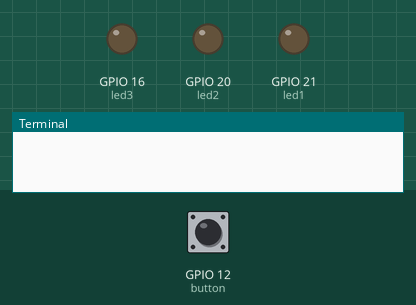
Recording of a program running on a simulated Raspberry Pi (BCM pin numbers). Shown: output pins drawn as LEDs (lit = HIGH), the last lines printed to the terminal. The inputs (shaded band) are chosen by the test bench; at power-on: GPIO 12 (button) HIGH.

Above: at 1.2 s.
1.3 s: GPIO 12 (button) pulled LOW for 0.6 s
At 3.6 s:
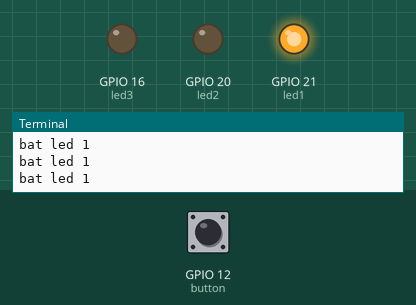
4.0 s: GPIO 12 (button) pulled LOW for 1 s
At 5.6 s:
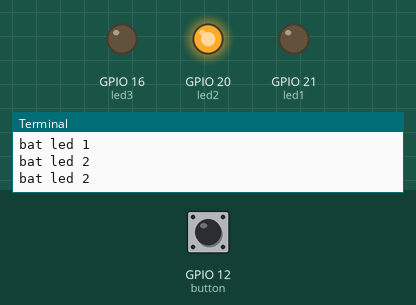
6.5 s: GPIO 12 (button) pulled LOW for 0.6 s
At 8.7 s:
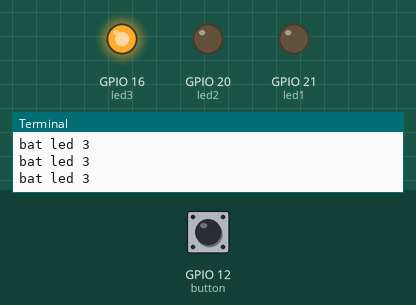
9.0 s: GPIO 12 (button) pulled LOW for 3.2 s
At 10.6 s:
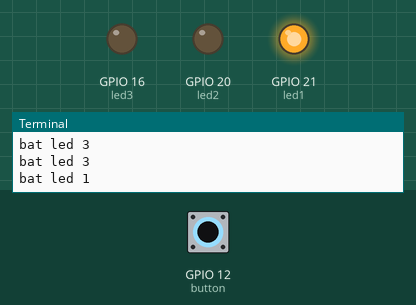
Timing chart, 0 to 14.5 s (numbered marks = the images above; inputs shaded):
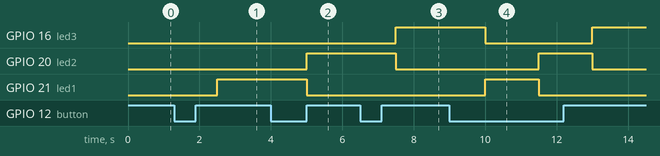

Measured:
- after the input at 1.3 s, GPIO 21 (led1): LOW → HIGH after 1.2 s
- after the input at 4.0 s, GPIO 20 (led2): LOW → HIGH after 1.0 s; GPIO 21 (led1): HIGH → LOW after 1.0 s
- after the input at 6.5 s, GPIO 16 (led3): LOW → HIGH after 1.0 s; GPIO 20 (led2): HIGH → LOW after 1.0 s
- after the input at 9.0 s, GPIO 16 (led3): HIGH → LOW after 1.0 s, → HIGH 3.0 s later; GPIO 20 (led2): LOW → HIGH after 2.5 s, → LOW 1.5 s later; GPIO 21 (led1): LOW → HIGH after 1.0 s, → LOW 1.5 s later

The program:

BT_ss_IoT_control3led.py
```python
'''
group 1: by Le Minh Huu @copyright
pr: control 3 led by 1 button
raspberry pi 4 - gpio zero
time: 23/7/2024 - ICTU
'''

#include thu vien
from gpiozero import LED, Button
from time import sleep


# Khởi tạo các đối tượng LED với các chân GPIO tương ứng
led1 = LED(21) #GPIO 21 PIN 40 led do
led2 = LED(20) #GOIO 20 PIN 38 led xanh
led3 = LED(16) #GPIO 16 pin 36 led ho phach

button = Button(12)
num = 0
# Chạy vòng lặp vô hạn để thực hiện các hành động điều khiển
while True:

    #dieu khien led
    if button.is_pressed:
        num = num + 1
        if num > 3:
            num = 1
        button.wait_for_press()
        sleep(1)

    if num == 1:
        led1.on()        # Bật LED1
        led2.off()       # Tắt LED2
        led3.off()       # Tắt LED3
        print("bat led 1")

    if num == 2:
        led1.off()        # tat LED1
        led2.on()       # bat LED2
        led3.off()       # Tắt LED3
        print("bat led 2")

    if num == 3:
        led1.off()        # tat LED1
        led2.off()       # Tắt LED2
        led3.on()       # bat LED3
        print("bat led 3")

    sleep(0.5)
```
